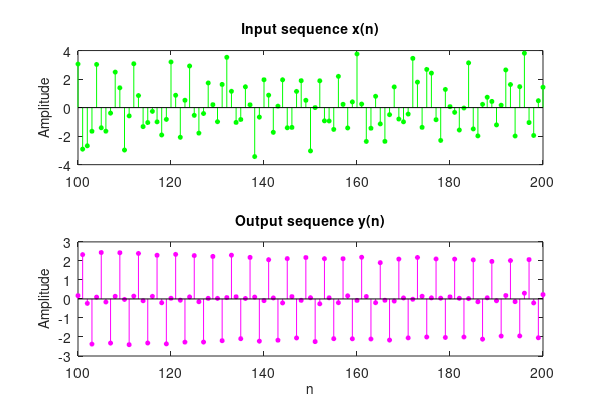

Source code (MATLAB):
clc;clear all;




%
% Deltaw = Transition bandwidth (iteration variable)
%
N = 50; % Order of the filter
w0 = 0.5*pi; % Center frequency
Bandwidth = 0.02*pi; % Bandwidth
wp1 = w0-Bandwidth/2; wp2 = w0+Bandwidth/2;
% (a) Design
Deltaw = 0.02*pi; % Initial guess
ws1=wp1-Deltaw; ws2=wp2+Deltaw;
F=[0, ws1, wp1, wp2, ws2, pi]/pi;
m=[0,0,1,1,0,0];
h=remez(50,F,m);
%%%%%%%%%%%%%%%%%%%
[H,w] = freqz(h,1,1000,'whole');
    H = (H(1:1:501))'; w = (w(1:1:501))';
  mag = abs(H);
   db = 20*log10((mag+eps)/max(mag));
  pha = angle(H);
%  pha = unwrap(angle(H));
  grd = grpdelay(h,1,w);
%%%%%%%%%%%%%%%%%%
%[db,mag,pha,grd,w]=freqz_m(h,1);
delta_w = pi/500;
Asd = floor(-max(db([1:floor(ws1/delta_w)]))), % Actual Attn

% Next iteration
Deltaw = Deltaw+0.01*pi;
ws1=wp1-Deltaw; ws2=wp2+Deltaw;
F=[0, ws1, wp1, wp2, ws2, pi]/pi;
h=remez(50,F,m);
%%%%%%%%%%%%%%%%%%%
[H,w] = freqz(h,1,1000,'whole');
    H = (H(1:1:501))'; w = (w(1:1:501))';
  mag = abs(H);
   db = 20*log10((mag+eps)/max(mag));
  pha = angle(H);
%  pha = unwrap(angle(H));
  grd = grpdelay(h,1,w);
%%%%%%%%%%%%%%%%%%
%[db,mag,pha,grd,w]=freqz_m(h,1);
delta_w = pi/500;
Asd = floor(-max(db([1:floor(ws1/delta_w)]))); % Actual Attn

% Next iterationDeltaw = Deltaw+0.01*pi;
ws1=wp1-Deltaw; ws2=wp2+Deltaw;
F=[0, ws1, wp1, wp2, ws2, pi]/pi;
h=remez(50,F,m);
%%%%%%%%%%%%%%%%%%%
[H,w] = freqz(h,1,1000,'whole');
    H = (H(1:1:501))'; w = (w(1:1:501))';
  mag = abs(H);
   db = 20*log10((mag+eps)/max(mag));
  pha = angle(H);
%  pha = unwrap(angle(H));
  grd = grpdelay(h,1,w);
%%%%%%%%%%%%%%%%%%
%[db,mag,pha,grd,w]=freqz_m(h,1);
delta_w = pi/500;
Asd = floor(-max(db([1:floor(ws1/delta_w)]))); % Actual Attn
% Next iteration
Deltaw = Deltaw+0.01*pi;
ws1=wp1-Deltaw; ws2=wp2+Deltaw;
F=[0, ws1, wp1, wp2, ws2, pi]/pi;
h=remez(50,F,m);
%%%%%%%%%%%%%%%%%%%
[H,w] = freqz(h,1,1000,'whole');
    H = (H(1:1:501))'; w = (w(1:1:501))';
  mag = abs(H);
   db = 20*log10((mag+eps)/max(mag));
  pha = angle(H);
%  pha = unwrap(angle(H));
  grd = grpdelay(h,1,w);
%%%%%%%%%%%%%%%%%%
%[db,mag,pha,grd,w]=freqz_m(h,1);
delta_w = pi/500;
Asd = floor(-max(db([1:floor(ws1/delta_w)]))); % Actual Attn






n = [0:1:200]; x = 2*cos(pi*n/2)+randn(1,201); y = filter(h,1,x);

Hf_1 = figure('Units','inches','position',[1,1,6,4],'paperunits','inches','paperposition',[0,0,6,4]);
set(Hf_1,'NumberTitle','off','Name','P7.34b');
subplot(2,1,1); 
Hs_1 = stem(n(101:201),x(101:201),'g','filled');
title('Input sequence x(n)','fontsize',10); 
set(Hs_1,'markersize',3);
ylabel('Amplitude','fontsize',10);
subplot(2,1,2); 
Hs_2 = stem(n(101:201),y(101:201),'m','filled');
title('Output sequence y(n)','fontsize',10); set(Hs_2,'markersize',3);
xlabel('n','fontsize',10); ylabel('Amplitude','fontsize',10);